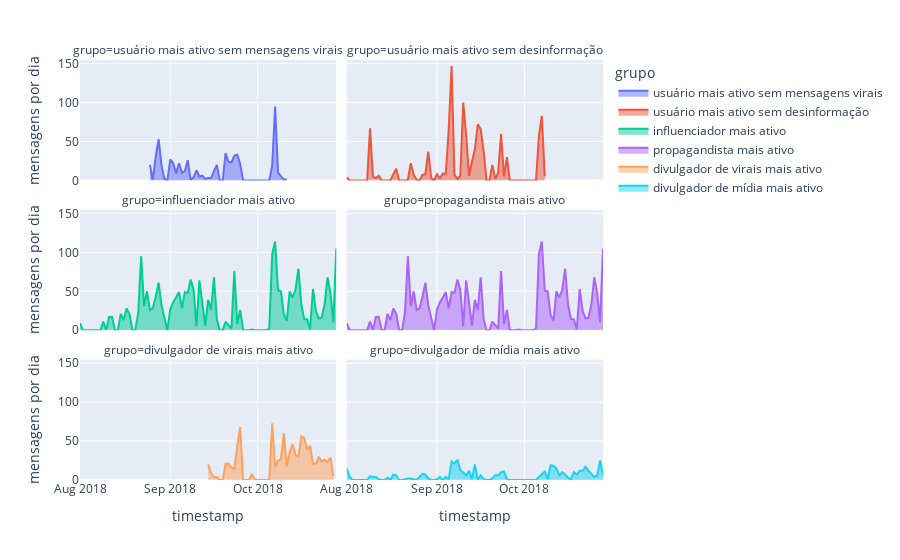

The code cell stored with this chart in its notebook:
### Code cell
fig = px.area(df_timeseries, x='timestamp', y='mensagens por dia', color='grupo',
              facet_col="grupo", hover_name="grupo", facet_col_wrap=2)
fig.show()

### Figure 1 — Plotly figure (JSON) as saved in the notebook; plotly's stock layout.template omitted (floating-point values rounded to 4 significant figures)
{"data": [{"hovertemplate": "<b>%{hovertext}</b><br><br>grupo=usuário mais ativo sem mensagens virais<br>timestamp=%{x}<br>mensagens por dia=%{y}<extra></extra>", "hovertext": ["usuário mais ativo sem mensagens virais", "usuário mais ativo sem mensagens virais", "usuário mais ativo sem mensagens virais", "usuário mais ativo sem mensagens virais", "usuário mais ativo sem mensagens virais", "usuário mais ativo sem mensagens virais", "usuário mais ativo sem mensagens virais", "usuário mais ativo sem mensagens virais", "usuário mais ativo sem mensagens virais", "usuário mais ativo sem mensagens virais", "usuário mais ativo sem mensagens virais", "usuário mais ativo sem mensagens virais", "usuário mais ativo sem mensagens virais", "usuário mais ativo sem mensagens virais", "usuário mais ativo sem mensagens virais", "usuário mais ativo sem mensagens virais", "usuário mais ativo sem mensagens virais", "usuário mais ativo sem mensagens virais", "usuário mais ativo sem mensagens virais", "usuário mais ativo sem mensagens virais", "usuário mais ativo sem mensagens virais", "usuário mais ativo sem mensagens virais", "usuário mais ativo sem mensagens virais", "usuário mais ativo sem mensagens virais", "usuário mais ativo sem mensagens virais", "usuário mais ativo sem mensagens virais", "usuário mais ativo sem mensagens virais", "usuário mais ativo sem mensagens virais", "usuário mais ativo sem mensagens virais", "usuário mais ativo sem mensagens virais", "usuário mais ativo sem mensagens virais", "usuário mais ativo sem mensagens virais", "usuário mais ativo sem mensagens virais", "usuário mais ativo sem mensagens virais", "usuário mais ativo sem mensagens virais", "usuário mais ativo sem mensagens virais", "usuário mais ativo sem mensagens virais", "usuário mais ativo sem mensagens virais", "usuário mais ativo sem mensagens virais", "usuário mais ativo sem mensagens virais", "usuário mais ativo sem mensagens virais", "usuário mais ativo sem mensagens virais", "usuário mais ativo sem mensagens virais", "usuário mais ativo sem mensagens virais", "usuário mais ativo sem mensagens virais", "usuário mais ativo sem mensagens virais", "usuário mais ativo sem mensagens virais", "usuário mais ativo sem mensagens virais"], "legendgroup": "usuário mais ativo sem mensagens virais", "line": {"color": "#636efa"}, "mode": "lines", "name": "usuário mais ativo sem mensagens virais", "orientation": "v", "showlegend": true, "stackgroup": "1", "type": "scatter", "x": ["2018-08-25T00:00:00", "2018-08-26T00:00:00", "2018-08-27T00:00:00", "2018-08-28T00:00:00", "2018-08-29T00:00:00", "2018-08-30T00:00:00", "2018-08-31T00:00:00", "2018-09-01T00:00:00", "2018-09-02T00:00:00", "2018-09-03T00:00:00", "2018-09-04T00:00:00", "2018-09-05T00:00:00", "2018-09-06T00:00:00", "2018-09-07T00:00:00", "2018-09-08T00:00:00", "2018-09-09T00:00:00", "2018-09-10T00:00:00", "2018-09-11T00:00:00", "2018-09-12T00:00:00", "2018-09-13T00:00:00", "2018-09-14T00:00:00", "2018-09-15T00:00:00", "2018-09-16T00:00:00", "2018-09-17T00:00:00", "2018-09-18T00:00:00", "2018-09-19T00:00:00", "2018-09-20T00:00:00", "2018-09-21T00:00:00", "2018-09-22T00:00:00", "2018-09-23T00:00:00", "2018-09-24T00:00:00", "2018-09-25T00:00:00", "2018-09-26T00:00:00", "2018-09-27T00:00:00", "2018-09-28T00:00:00", "2018-09-29T00:00:00", "2018-09-30T00:00:00", "2018-10-01T00:00:00", "2018-10-02T00:00:00", "2018-10-03T00:00:00", "2018-10-04T00:00:00", "2018-10-05T00:00:00", "2018-10-06T00:00:00", "2018-10-07T00:00:00", "2018-10-08T00:00:00", "2018-10-09T00:00:00", "2018-10-10T00:00:00", "2018-10-11T00:00:00"], "xaxis": "x5", "y": [20, 1, 31, 53, 19, 2, 0, 27, 22, 9, 22, 10, 12, 26, 1, 4, 13, 5, 6, 2, 3, 3, 12, 20, 0, 0, 35, 24, 23, 32, 33, 21, 0, 0, 0, 0, 0, 0, 0, 0, 0, 0, 19, 95, 10, 5, 1, 1], "yaxis": "y5"}, {"hovertemplate": "<b>%{hovertext}</b><br><br>grupo=usuário mais ativo sem desinformação<br>timestamp=%{x}<br>mensagens por dia=%{y}<extra></extra>", "hovertext": ["usuário mais ativo sem desinformação", "usuário mais ativo sem desinformação", "usuário mais ativo sem desinformação", "usuário mais ativo sem desinformação", "usuário mais ativo sem desinformação", "usuário mais ativo sem desinformação", "usuário mais ativo sem desinformação", "usuário mais ativo sem desinformação", "usuário mais ativo sem desinformação", "usuário mais ativo sem desinformação", "usuário mais ativo sem desinformação", "usuário mais ativo sem desinformação", "usuário mais ativo sem desinformação", "usuário mais ativo sem desinformação", "usuário mais ativo sem desinformação", "usuário mais ativo sem desinformação", "usuário mais ativo sem desinformação", "usuário mais ativo sem desinformação", "usuário mais ativo sem desinformação", "usuário mais ativo sem desinformação", "usuário mais ativo sem desinformação", "usuário mais ativo sem desinformação", "usuário mais ativo sem desinformação", "usuário mais ativo sem desinformação", "usuário mais ativo sem desinformação", "usuário mais ativo sem desinformação", "usuário mais ativo sem desinformação", "usuário mais ativo sem desinformação", "usuário mais ativo sem desinformação", "usuário mais ativo sem desinformação", "usuário mais ativo sem desinformação", "usuário mais ativo sem desinformação", "usuário mais ativo sem desinformação", "usuário mais ativo sem desinformação", "usuário mais ativo sem desinformação", "usuário mais ativo sem desinformação", "usuário mais ativo sem desinformação", "usuário mais ativo sem desinformação", "usuário mais ativo sem desinformação", "usuário mais ativo sem desinformação", "usuário mais ativo sem desinformação", "usuário mais ativo sem desinformação", "usuário mais ativo sem desinformação", "usuário mais ativo sem desinformação", "usuário mais ativo sem desinformação", "usuário mais ativo sem desinformação", "usuário mais ativo sem desinformação", "usuário mais ativo sem desinformação", "usuário mais ativo sem desinformação", "usuário mais ativo sem desinformação", "usuário mais ativo sem desinformação", "usuário mais ativo sem desinformação", "usuário mais ativo sem desinformação", "usuário mais ativo sem desinformação", "usuário mais ativo sem desinformação", "usuário mais ativo sem desinformação", "usuário mais ativo sem desinformação", "usuário mais ativo sem desinformação", "usuário mais ativo sem desinformação", "usuário mais ativo sem desinformação", "usuário mais ativo sem desinformação", "usuário mais ativo sem desinformação", "usuário mais ativo sem desinformação", "usuário mais ativo sem desinformação", "usuário mais ativo sem desinformação", "usuário mais ativo sem desinformação", "usuário mais ativo sem desinformação", "usuário mais ativo sem desinformação", "usuário mais ativo sem desinformação"], "legendgroup": "usuário mais ativo sem desinformação", "line": {"color": "#EF553B"}, "mode": "lines", "name": "usuário mais ativo sem desinformação", "orientation": "v", "showlegend": true, "stackgroup": "1", "type": "scatter", "x": ["2018-08-01T00:00:00", "2018-08-02T00:00:00", "2018-08-03T00:00:00", "2018-08-04T00:00:00", "2018-08-05T00:00:00", "2018-08-06T00:00:00", "2018-08-07T00:00:00", "2018-08-08T00:00:00", "2018-08-09T00:00:00", "2018-08-10T00:00:00", "2018-08-11T00:00:00", "2018-08-12T00:00:00", "2018-08-13T00:00:00", "2018-08-14T00:00:00", "2018-08-15T00:00:00", "2018-08-16T00:00:00", "2018-08-17T00:00:00", "2018-08-18T00:00:00", "2018-08-19T00:00:00", "2018-08-20T00:00:00", "2018-08-21T00:00:00", "2018-08-22T00:00:00", "2018-08-23T00:00:00", "2018-08-24T00:00:00", "2018-08-25T00:00:00", "2018-08-26T00:00:00", "2018-08-27T00:00:00", "2018-08-28T00:00:00", "2018-08-29T00:00:00", "2018-08-30T00:00:00", "2018-08-31T00:00:00", "2018-09-01T00:00:00", "2018-09-02T00:00:00", "2018-09-03T00:00:00", "2018-09-04T00:00:00", "2018-09-05T00:00:00", "2018-09-06T00:00:00", "2018-09-07T00:00:00", "2018-09-08T00:00:00", "2018-09-09T00:00:00", "2018-09-10T00:00:00", "2018-09-11T00:00:00", "2018-09-12T00:00:00", "2018-09-13T00:00:00", "2018-09-14T00:00:00", "2018-09-15T00:00:00", "2018-09-16T00:00:00", "2018-09-17T00:00:00", "2018-09-18T00:00:00", "2018-09-19T00:00:00", "2018-09-20T00:00:00", "2018-09-21T00:00:00", "2018-09-22T00:00:00", "2018-09-23T00:00:00", "2018-09-24T00:00:00", "2018-09-25T00:00:00", "2018-09-26T00:00:00", "2018-09-27T00:00:00", "2018-09-28T00:00:00", "2018-09-29T00:00:00", "2018-09-30T00:00:00", "2018-10-01T00:00:00", "2018-10-02T00:00:00", "2018-10-03T00:00:00", "2018-10-04T00:00:00", "2018-10-05T00:00:00", "2018-10-06T00:00:00", "2018-10-07T00:00:00", "2018-10-08T00:00:00"], "xaxis": "x6", "y": [4, 0, 0, 0, 0, 0, 0, 0, 67, 5, 3, 6, 0, 0, 0, 0, 8, 15, 0, 0, 0, 1, 22, 7, 1, 0, 7, 8, 37, 3, 0, 8, 3, 9, 8, 64, 147, 7, 2, 6, 100, 59, 6, 24, 40, 72, 66, 38, 0, 0, 20, 2, 10, 60, 5, 30, 0, 0, 0, 0, 0, 0, 0, 0, 0, 0, 58, 83, 5], "yaxis": "y6"}, {"hovertemplate": "<b>%{hovertext}</b><br><br>grupo=influenciador mais ativo<br>timestamp=%{x}<br>mensagens por dia=%{y}<extra></extra>", "hovertext": ["influenciador mais ativo", "influenciador mais ativo", "influenciador mais ativo", "influenciador mais ativo", "influenciador mais ativo", "influenciador mais ativo", "influenciador mais ativo", "influenciador mais ativo", "influenciador mais ativo", "influenciador mais ativo", "influenciador mais ativo", "influenciador mais ativo", "influenciador mais ativo", "influenciador mais ativo", "influenciador mais ativo", "influenciador mais ativo", "influenciador mais ativo", "influenciador mais ativo", "influenciador mais ativo", "influenciador mais ativo", "influenciador mais ativo", "influenciador mais ativo", "influenciador mais ativo", "influenciador mais ativo", "influenciador mais ativo", "influenciador mais ativo", "influenciador mais ativo", "influenciador mais ativo", "influenciador mais ativo", "influenciador mais ativo", "influenciador mais ativo", "influenciador mais ativo", "influenciador mais ativo", "influenciador mais ativo", "influenciador mais ativo", "influenciador mais ativo", "influenciador mais ativo", "influenciador mais ativo", "influenciador mais ativo", "influenciador mais ativo", "influenciador mais ativo", "influenciador mais ativo", "influenciador mais ativo", "influenciador mais ativo", "influenciador mais ativo", "influenciador mais ativo", "influenciador mais ativo", "influenciador mais ativo", "influenciador mais ativo", "influenciador mais ativo", "influenciador mais ativo", "influenciador mais ativo", "influenciador mais ativo", "influenciador mais ativo", "influenciador mais ativo", "influenciador mais ativo", "influenciador mais ativo", "influenciador mais ativo", "influenciador mais ativo", "influenciador mais ativo", "influenciador mais ativo", "influenciador mais ativo", "influenciador mais ativo", "influenciador mais ativo", "influenciador mais ativo", "influenciador mais ativo", "influenciador mais ativo", "influenciador mais ativo", "influenciador mais ativo", "influenciador mais ativo", "influenciador mais ativo", "influenciador mais ativo", "influenciador mais ativo", "influenciador mais ativo", "influenciador mais ativo", "influenciador mais ativo", "influenciador mais ativo", "influenciador mais ativo", "influenciador mais ativo", "influenciador mais ativo", "influenciador mais ativo", "influenciador mais ativo", "influenciador mais ativo", "influenciador mais ativo", "influenciador mais ativo", "influenciador mais ativo", "influenciador mais ativo", "influenciador mais ativo", "influenciador mais ativo"], "legendgroup": "influenciador mais ativo", "line": {"color": "#00cc96"}, "mode": "lines", "name": "influenciador mais ativo", "orientation": "v", "showlegend": true, "stackgroup": "1", "type": "scatter", "x": ["2018-08-01T00:00:00", "2018-08-02T00:00:00", "2018-08-03T00:00:00", "2018-08-04T00:00:00", "2018-08-05T00:00:00", "2018-08-06T00:00:00", "2018-08-07T00:00:00", "2018-08-08T00:00:00", "2018-08-09T00:00:00", "2018-08-10T00:00:00", "2018-08-11T00:00:00", "2018-08-12T00:00:00", "2018-08-13T00:00:00", "2018-08-14T00:00:00", "2018-08-15T00:00:00", "2018-08-16T00:00:00", "2018-08-17T00:00:00", "2018-08-18T00:00:00", "2018-08-19T00:00:00", "2018-08-20T00:00:00", "2018-08-21T00:00:00", "2018-08-22T00:00:00", "2018-08-23T00:00:00", "2018-08-24T00:00:00", "2018-08-25T00:00:00", "2018-08-26T00:00:00", "2018-08-27T00:00:00", "2018-08-28T00:00:00", "2018-08-29T00:00:00", "2018-08-30T00:00:00", "2018-08-31T00:00:00", "2018-09-01T00:00:00", "2018-09-02T00:00:00", "2018-09-03T00:00:00", "2018-09-04T00:00:00", "2018-09-05T00:00:00", "2018-09-06T00:00:00", "2018-09-07T00:00:00", "2018-09-08T00:00:00", "2018-09-09T00:00:00", "2018-09-10T00:00:00", "2018-09-11T00:00:00", "2018-09-12T00:00:00", "2018-09-13T00:00:00", "2018-09-14T00:00:00", "2018-09-15T00:00:00", "2018-09-16T00:00:00", "2018-09-17T00:00:00", "2018-09-18T00:00:00", "2018-09-19T00:00:00", "2018-09-20T00:00:00", "2018-09-21T00:00:00", "2018-09-22T00:00:00", "2018-09-23T00:00:00", "2018-09-24T00:00:00", "2018-09-25T00:00:00", "2018-09-26T00:00:00", "2018-09-27T00:00:00", "2018-09-28T00:00:00", "2018-09-29T00:00:00", "2018-09-30T00:00:00", "2018-10-01T00:00:00", "2018-10-02T00:00:00", "2018-10-03T00:00:00", "2018-10-04T00:00:00", "2018-10-05T00:00:00", "2018-10-06T00:00:00", "2018-10-07T00:00:00", "2018-10-08T00:00:00", "2018-10-09T00:00:00", "2018-10-10T00:00:00", "2018-10-11T00:00:00", "2018-10-12T00:00:00", "2018-10-13T00:00:00", "2018-10-14T00:00:00", "2018-10-15T00:00:00", "2018-10-16T00:00:00", "2018-10-17T00:00:00", "2018-10-18T00:00:00", "2018-10-19T00:00:00", "2018-10-20T00:00:00", "2018-10-21T00:00:00", "2018-10-22T00:00:00", "2018-10-23T00:00:00", "2018-10-24T00:00:00", "2018-10-25T00:00:00", "2018-10-26T00:00:00", "2018-10-27T00:00:00", "2018-10-28T00:00:00"], "xaxis": "x3", "y": [9, 0, 0, 0, 0, 0, 0, 0, 11, 0, 17, 17, 0, 0, 21, 13, 28, 21, 0, 0, 23, 95, 31, 50, 26, 28, 43, 61, 32, 15, 0, 27, 36, 42, 49, 28, 49, 48, 65, 52, 5, 64, 38, 6, 39, 26, 68, 14, 0, 0, 11, 6, 2, 76, 8, 26, 0, 0, 0, 1, 0, 0, 0, 0, 0, 2, 98, 114, 51, 50, 20, 12, 50, 42, 52, 79, 33, 14, 14, 1, 53, 25, 15, 16, 33, 68, 48, 10, 105], "yaxis": "y3"}, {"hovertemplate": "<b>%{hovertext}</b><br><br>grupo=propagandista mais ativo<br>timestamp=%{x}<br>mensagens por dia=%{y}<extra></extra>", "hovertext": ["propagandista mais ativo", "propagandista mais ativo", "propagandista mais ativo", "propagandista mais ativo", "propagandista mais ativo", "propagandista mais ativo", "propagandista mais ativo", "propagandista mais ativo", "propagandista mais ativo", "propagandista mais ativo", "propagandista mais ativo", "propagandista mais ativo", "propagandista mais ativo", "propagandista mais ativo", "propagandista mais ativo", "propagandista mais ativo", "propagandista mais ativo", "propagandista mais ativo", "propagandista mais ativo", "propagandista mais ativo", "propagandista mais ativo", "propagandista mais ativo", "propagandista mais ativo", "propagandista mais ativo", "propagandista mais ativo", "propagandista mais ativo", "propagandista mais ativo", "propagandista mais ativo", "propagandista mais ativo", "propagandista mais ativo", "propagandista mais ativo", "propagandista mais ativo", "propagandista mais ativo", "propagandista mais ativo", "propagandista mais ativo", "propagandista mais ativo", "propagandista mais ativo", "propagandista mais ativo", "propagandista mais ativo", "propagandista mais ativo", "propagandista mais ativo", "propagandista mais ativo", "propagandista mais ativo", "propagandista mais ativo", "propagandista mais ativo", "propagandista mais ativo", "propagandista mais ativo", "propagandista mais ativo", "propagandista mais ativo", "propagandista mais ativo", "propagandista mais ativo", "propagandista mais ativo", "propagandista mais ativo", "propagandista mais ativo", "propagandista mais ativo", "propagandista mais ativo", "propagandista mais ativo", "propagandista mais ativo", "propagandista mais ativo", "propagandista mais ativo", "propagandista mais ativo", "propagandista mais ativo", "propagandista mais ativo", "propagandista mais ativo", "propagandista mais ativo", "propagandista mais ativo", "propagandista mais ativo", "propagandista mais ativo", "propagandista mais ativo", "propagandista mais ativo", "propagandista mais ativo", "propagandista mais ativo", "propagandista mais ativo", "propagandista mais ativo", "propagandista mais ativo", "propagandista mais ativo", "propagandista mais ativo", "propagandista mais ativo", "propagandista mais ativo", "propagandista mais ativo", "propagandista mais ativo", "propagandista mais ativo", "propagandista mais ativo", "propagandista mais ativo", "propagandista mais ativo", "propagandista mais ativo", "propagandista mais ativo", "propagandista mais ativo", "propagandista mais ativo"], "legendgroup": "propagandista mais ativo", "line": {"color": "#ab63fa"}, "mode": "lines", "name": "propagandista mais ativo", "orientation": "v", "showlegend": true, "stackgroup": "1", "type": "scatter", "x": ["2018-08-01T00:00:00", "2018-08-02T00:00:00", "2018-08-03T00:00:00", "2018-08-04T00:00:00", "2018-08-05T00:00:00", "2018-08-06T00:00:00", "2018-08-07T00:00:00", "2018-08-08T00:00:00", "2018-08-09T00:00:00", "2018-08-10T00:00:00", "2018-08-11T00:00:00", "2018-08-12T00:00:00", "2018-08-13T00:00:00", "2018-08-14T00:00:00", "2018-08-15T00:00:00", "2018-08-16T00:00:00", "2018-08-17T00:00:00", "2018-08-18T00:00:00", "2018-08-19T00:00:00", "2018-08-20T00:00:00", "2018-08-21T00:00:00", "2018-08-22T00:00:00", "2018-08-23T00:00:00", "2018-08-24T00:00:00", "2018-08-25T00:00:00", "2018-08-26T00:00:00", "2018-08-27T00:00:00", "2018-08-28T00:00:00", "2018-08-29T00:00:00", "2018-08-30T00:00:00", "2018-08-31T00:00:00", "2018-09-01T00:00:00", "2018-09-02T00:00:00", "2018-09-03T00:00:00", "2018-09-04T00:00:00", "2018-09-05T00:00:00", "2018-09-06T00:00:00", "2018-09-07T00:00:00", "2018-09-08T00:00:00", "2018-09-09T00:00:00", "2018-09-10T00:00:00", "2018-09-11T00:00:00", "2018-09-12T00:00:00", "2018-09-13T00:00:00", "2018-09-14T00:00:00", "2018-09-15T00:00:00", "2018-09-16T00:00:00", "2018-09-17T00:00:00", "2018-09-18T00:00:00", "2018-09-19T00:00:00", "2018-09-20T00:00:00", "2018-09-21T00:00:00", "2018-09-22T00:00:00", "2018-09-23T00:00:00", "2018-09-24T00:00:00", "2018-09-25T00:00:00", "2018-09-26T00:00:00", "2018-09-27T00:00:00", "2018-09-28T00:00:00", "2018-09-29T00:00:00", "2018-09-30T00:00:00", "2018-10-01T00:00:00", "2018-10-02T00:00:00", "2018-10-03T00:00:00", "2018-10-04T00:00:00", "2018-10-05T00:00:00", "2018-10-06T00:00:00", "2018-10-07T00:00:00", "2018-10-08T00:00:00", "2018-10-09T00:00:00", "2018-10-10T00:00:00", "2018-10-11T00:00:00", "2018-10-12T00:00:00", "2018-10-13T00:00:00", "2018-10-14T00:00:00", "2018-10-15T00:00:00", "2018-10-16T00:00:00", "2018-10-17T00:00:00", "2018-10-18T00:00:00", "2018-10-19T00:00:00", "2018-10-20T00:00:00", "2018-10-21T00:00:00", "2018-10-22T00:00:00", "2018-10-23T00:00:00", "2018-10-24T00:00:00", "2018-10-25T00:00:00", "2018-10-26T00:00:00", "2018-10-27T00:00:00", "2018-10-28T00:00:00"], "xaxis": "x4", "y": [9, 0, 0, 0, 0, 0, 0, 0, 11, 0, 17, 17, 0, 0, 21, 13, 28, 21, 0, 0, 23, 95, 31, 50, 26, 28, 43, 61, 32, 15, 0, 27, 36, 42, 49, 28, 49, 48, 65, 52, 5, 64, 38, 6, 39, 26, 68, 14, 0, 0, 11, 6, 2, 76, 8, 26, 0, 0, 0, 1, 0, 0, 0, 0, 0, 2, 98, 114, 51, 50, 20, 12, 50, 42, 52, 79, 33, 14, 14, 1, 53, 25, 15, 16, 33, 68, 48, 10, 105], "yaxis": "y4"}, {"hovertemplate": "<b>%{hovertext}</b><br><br>grupo=divulgador de virais mais ativo<br>timestamp=%{x}<br>mensagens por dia=%{y}<extra></extra>", "hovertext": ["divulgador de virais mais ativo", "divulgador de virais mais ativo", "divulgador de virais mais ativo", "divulgador de virais mais ativo", "divulgador de virais mais ativo", "divulgador de virais mais ativo", "divulgador de virais mais ativo", "divulgador de virais mais ativo", "divulgador de virais mais ativo", "divulgador de virais mais ativo", "divulgador de virais mais ativo", "divulgador de virais mais ativo", "divulgador de virais mais ativo", "divulgador de virais mais ativo", "divulgador de virais mais ativo", "divulgador de virais mais ativo", "divulgador de virais mais ativo", "divulgador de virais mais ativo", "divulgador de virais mais ativo", "divulgador de virais mais ativo", "divulgador de virais mais ativo", "divulgador de virais mais ativo", "divulgador de virais mais ativo", "divulgador de virais mais ativo", "divulgador de virais mais ativo", "divulgador de virais mais ativo", "divulgador de virais mais ativo", "divulgador de virais mais ativo", "divulgador de virais mais ativo", "divulgador de virais mais ativo", "divulgador de virais mais ativo", "divulgador de virais mais ativo", "divulgador de virais mais ativo", "divulgador de virais mais ativo", "divulgador de virais mais ativo", "divulgador de virais mais ativo", "divulgador de virais mais ativo", "divulgador de virais mais ativo", "divulgador de virais mais ativo", "divulgador de virais mais ativo", "divulgador de virais mais ativo", "divulgador de virais mais ativo", "divulgador de virais mais ativo", "divulgador de virais mais ativo"], "legendgroup": "divulgador de virais mais ativo", "line": {"color": "#FFA15A"}, "mode": "lines", "name": "divulgador de virais mais ativo", "orientation": "v", "showlegend": true, "stackgroup": "1", "type": "scatter", "x": ["2018-09-14T00:00:00", "2018-09-15T00:00:00", "2018-09-16T00:00:00", "2018-09-17T00:00:00", "2018-09-18T00:00:00", "2018-09-19T00:00:00", "2018-09-20T00:00:00", "2018-09-21T00:00:00", "2018-09-22T00:00:00", "2018-09-23T00:00:00", "2018-09-24T00:00:00", "2018-09-25T00:00:00", "2018-09-26T00:00:00", "2018-09-27T00:00:00", "2018-09-28T00:00:00", "2018-09-29T00:00:00", "2018-09-30T00:00:00", "2018-10-01T00:00:00", "2018-10-02T00:00:00", "2018-10-03T00:00:00", "2018-10-04T00:00:00", "2018-10-05T00:00:00", "2018-10-06T00:00:00", "2018-10-07T00:00:00", "2018-10-08T00:00:00", "2018-10-09T00:00:00", "2018-10-10T00:00:00", "2018-10-11T00:00:00", "2018-10-12T00:00:00", "2018-10-13T00:00:00", "2018-10-14T00:00:00", "2018-10-15T00:00:00", "2018-10-16T00:00:00", "2018-10-17T00:00:00", "2018-10-18T00:00:00", "2018-10-19T00:00:00", "2018-10-20T00:00:00", "2018-10-21T00:00:00", "2018-10-22T00:00:00", "2018-10-23T00:00:00", "2018-10-24T00:00:00", "2018-10-25T00:00:00", "2018-10-26T00:00:00", "2018-10-27T00:00:00"], "xaxis": "x", "y": [20, 9, 4, 4, 0, 0, 21, 21, 16, 14, 44, 68, 0, 0, 0, 7, 1, 0, 0, 0, 0, 0, 73, 17, 25, 27, 60, 17, 36, 46, 32, 30, 56, 54, 39, 44, 21, 21, 30, 24, 26, 23, 29, 5], "yaxis": "y"}, {"hovertemplate": "<b>%{hovertext}</b><br><br>grupo=divulgador de mídia mais ativo<br>timestamp=%{x}<br>mensagens por dia=%{y}<extra></extra>", "hovertext": ["divulgador de mídia mais ativo", "divulgador de mídia mais ativo", "divulgador de mídia mais ativo", "divulgador de mídia mais ativo", "divulgador de mídia mais ativo", "divulgador de mídia mais ativo", "divulgador de mídia mais ativo", "divulgador de mídia mais ativo", "divulgador de mídia mais ativo", "divulgador de mídia mais ativo", "divulgador de mídia mais ativo", "divulgador de mídia mais ativo", "divulgador de mídia mais ativo", "divulgador de mídia mais ativo", "divulgador de mídia mais ativo", "divulgador de mídia mais ativo", "divulgador de mídia mais ativo", "divulgador de mídia mais ativo", "divulgador de mídia mais ativo", "divulgador de mídia mais ativo", "divulgador de mídia mais ativo", "divulgador de mídia mais ativo", "divulgador de mídia mais ativo", "divulgador de mídia mais ativo", "divulgador de mídia mais ativo", "divulgador de mídia mais ativo", "divulgador de mídia mais ativo", "divulgador de mídia mais ativo", "divulgador de mídia mais ativo", "divulgador de mídia mais ativo", "divulgador de mídia mais ativo", "divulgador de mídia mais ativo", "divulgador de mídia mais ativo", "divulgador de mídia mais ativo", "divulgador de mídia mais ativo", "divulgador de mídia mais ativo", "divulgador de mídia mais ativo", "divulgador de mídia mais ativo", "divulgador de mídia mais ativo", "divulgador de mídia mais ativo", "divulgador de mídia mais ativo", "divulgador de mídia mais ativo", "divulgador de mídia mais ativo", "divulgador de mídia mais ativo", "divulgador de mídia mais ativo", "divulgador de mídia mais ativo", "divulgador de mídia mais ativo", "divulgador de mídia mais ativo", "divulgador de mídia mais ativo", "divulgador de mídia mais ativo", "divulgador de mídia mais ativo", "divulgador de mídia mais ativo", "divulgador de mídia mais ativo", "divulgador de mídia mais ativo", "divulgador de mídia mais ativo", "divulgador de mídia mais ativo", "divulgador de mídia mais ativo", "divulgador de mídia mais ativo", "divulgador de mídia mais ativo", "divulgador de mídia mais ativo", "divulgador de mídia mais ativo", "divulgador de mídia mais ativo", "divulgador de mídia mais ativo", "divulgador de mídia mais ativo", "divulgador de mídia mais ativo", "divulgador de mídia mais ativo", "divulgador de mídia mais ativo", "divulgador de mídia mais ativo", "divulgador de mídia mais ativo", "divulgador de mídia mais ativo", "divulgador de mídia mais ativo", "divulgador de mídia mais ativo", "divulgador de mídia mais ativo", "divulgador de mídia mais ativo", "divulgador de mídia mais ativo", "divulgador de mídia mais ativo", "divulgador de mídia mais ativo", "divulgador de mídia mais ativo", "divulgador de mídia mais ativo", "divulgador de mídia mais ativo", "divulgador de mídia mais ativo", "divulgador de mídia mais ativo", "divulgador de mídia mais ativo", "divulgador de mídia mais ativo", "divulgador de mídia mais ativo", "divulgador de mídia mais ativo", "divulgador de mídia mais ativo", "divulgador de mídia mais ativo", "divulgador de mídia mais ativo"], "legendgroup": "divulgador de mídia mais ativo", "line": {"color": "#19d3f3"}, "mode": "lines", "name": "divulgador de mídia mais ativo", "orientation": "v", "showlegend": true, "stackgroup": "1", "type": "scatter", "x": ["2018-08-01T00:00:00", "2018-08-02T00:00:00", "2018-08-03T00:00:00", "2018-08-04T00:00:00", "2018-08-05T00:00:00", "2018-08-06T00:00:00", "2018-08-07T00:00:00", "2018-08-08T00:00:00", "2018-08-09T00:00:00", "2018-08-10T00:00:00", "2018-08-11T00:00:00", "2018-08-12T00:00:00", "2018-08-13T00:00:00", "2018-08-14T00:00:00", "2018-08-15T00:00:00", "2018-08-16T00:00:00", "2018-08-17T00:00:00", "2018-08-18T00:00:00", "2018-08-19T00:00:00", "2018-08-20T00:00:00", "2018-08-21T00:00:00", "2018-08-22T00:00:00", "2018-08-23T00:00:00", "2018-08-24T00:00:00", "2018-08-25T00:00:00", "2018-08-26T00:00:00", "2018-08-27T00:00:00", "2018-08-28T00:00:00", "2018-08-29T00:00:00", "2018-08-30T00:00:00", "2018-08-31T00:00:00", "2018-09-01T00:00:00", "2018-09-02T00:00:00", "2018-09-03T00:00:00", "2018-09-04T00:00:00", "2018-09-05T00:00:00", "2018-09-06T00:00:00", "2018-09-07T00:00:00", "2018-09-08T00:00:00", "2018-09-09T00:00:00", "2018-09-10T00:00:00", "2018-09-11T00:00:00", "2018-09-12T00:00:00", "2018-09-13T00:00:00", "2018-09-14T00:00:00", "2018-09-15T00:00:00", "2018-09-16T00:00:00", "2018-09-17T00:00:00", "2018-09-18T00:00:00", "2018-09-19T00:00:00", "2018-09-20T00:00:00", "2018-09-21T00:00:00", "2018-09-22T00:00:00", "2018-09-23T00:00:00", "2018-09-24T00:00:00", "2018-09-25T00:00:00", "2018-09-26T00:00:00", "2018-09-27T00:00:00", "2018-09-28T00:00:00", "2018-09-29T00:00:00", "2018-09-30T00:00:00", "2018-10-01T00:00:00", "2018-10-02T00:00:00", "2018-10-03T00:00:00", "2018-10-04T00:00:00", "2018-10-05T00:00:00", "2018-10-06T00:00:00", "2018-10-07T00:00:00", "2018-10-08T00:00:00", "2018-10-09T00:00:00", "2018-10-10T00:00:00", "2018-10-11T00:00:00", "2018-10-12T00:00:00", "2018-10-13T00:00:00", "2018-10-14T00:00:00", "2018-10-15T00:00:00", "2018-10-16T00:00:00", "2018-10-17T00:00:00", "2018-10-18T00:00:00", "2018-10-19T00:00:00", "2018-10-20T00:00:00", "2018-10-21T00:00:00", "2018-10-22T00:00:00", "2018-10-23T00:00:00", "2018-10-24T00:00:00", "2018-10-25T00:00:00", "2018-10-26T00:00:00", "2018-10-27T00:00:00", "2018-10-28T00:00:00"], "xaxis": "x2", "y": [15, 4, 0, 0, 0, 0, 0, 0, 5, 4, 4, 1, 0, 0, 3, 0, 7, 6, 0, 0, 1, 2, 2, 1, 0, 4, 8, 7, 2, 0, 0, 1, 4, 0, 4, 1, 24, 21, 26, 13, 10, 6, 12, 1, 20, 0, 6, 1, 0, 0, 2, 6, 6, 10, 11, 1, 0, 0, 0, 0, 0, 0, 0, 0, 0, 0, 4, 7, 11, 1, 19, 18, 15, 6, 10, 7, 3, 1, 10, 7, 12, 12, 17, 12, 8, 4, 6, 25, 7], "yaxis": "y2"}], "layout": {"annotations": [{"font": {}, "showarrow": false, "text": "grupo=divulgador de virais mais ativo", "x": 0.245, "xanchor": "center", "xref": "paper", "y": 0.2867, "yanchor": "bottom", "yref": "paper"}, {"font": {}, "showarrow": false, "text": "grupo=divulgador de mídia mais ativo", "x": 0.755, "xanchor": "center", "xref": "paper", "y": 0.2867, "yanchor": "bottom", "yref": "paper"}, {"font": {}, "showarrow": false, "text": "grupo=influenciador mais ativo", "x": 0.245, "xanchor": "center", "xref": "paper", "y": 0.6433, "yanchor": "bottom", "yref": "paper"}, {"font": {}, "showarrow": false, "text": "grupo=propagandista mais ativo", "x": 0.755, "xanchor": "center", "xref": "paper", "y": 0.6433, "yanchor": "bottom", "yref": "paper"}, {"font": {}, "showarrow": false, "text": "grupo=usuário mais ativo sem mensagens virais", "x": 0.245, "xanchor": "center", "xref": "paper", "y": 1.0, "yanchor": "bottom", "yref": "paper"}, {"font": {}, "showarrow": false, "text": "grupo=usuário mais ativo sem desinformação", "x": 0.755, "xanchor": "center", "xref": "paper", "y": 1.0, "yanchor": "bottom", "yref": "paper"}], "legend": {"title": {"text": "grupo"}, "tracegroupgap": 0}, "margin": {"t": 60}, "xaxis": {"anchor": "y", "domain": [0, 0.49], "title": {"text": "timestamp"}}, "xaxis2": {"anchor": "y2", "domain": [0.51, 1], "matches": "x", "title": {"text": "timestamp"}}, "xaxis3": {"anchor": "y3", "domain": [0, 0.49], "matches": "x", "showticklabels": false}, "xaxis4": {"anchor": "y4", "domain": [0.51, 1], "matches": "x", "showticklabels": false}, "xaxis5": {"anchor": "y5", "domain": [0, 0.49], "matches": "x", "showticklabels": false}, "xaxis6": {"anchor": "y6", "domain": [0.51, 1], "matches": "x", "showticklabels": false}, "yaxis": {"anchor": "x", "domain": [0, 0.2867], "title": {"text": "mensagens por dia"}}, "yaxis2": {"anchor": "x2", "domain": [0, 0.2867], "matches": "y", "showticklabels": false}, "yaxis3": {"anchor": "x3", "domain": [0.3567, 0.6433], "matches": "y", "title": {"text": "mensagens por dia"}}, "yaxis4": {"anchor": "x4", "domain": [0.3567, 0.6433], "matches": "y", "showticklabels": false}, "yaxis5": {"anchor": "x5", "domain": [0.7133, 1.0], "matches": "y", "title": {"text": "mensagens por dia"}}, "yaxis6": {"anchor": "x6", "domain": [0.7133, 1.0], "matches": "y", "showticklabels": false}}}
